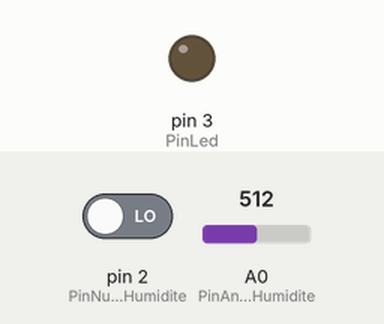
Recording of a sketch running on a simulated Arduino Uno, built with avr-gcc and run on an emulated ATmega328P. On the bench: output pins drawn as LEDs (lit = HIGH). The inputs (shaded band) are chosen by the test bench; at power-on: pin 2 (PinNumeriqueHumidite) LOW, A0 (PinAnalogiqueHumidite) = 512. What the sketch prints to the serial monitor is not drawn.

Above: at 1.2 s.
1.3 s: pin 2 (PinNumeriqueHumidite) driven HIGH
At 1.8 s:
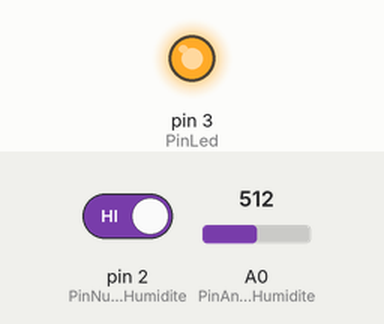
2.8 s: pin 2 (PinNumeriqueHumidite) driven LOW
At 3.5 s:
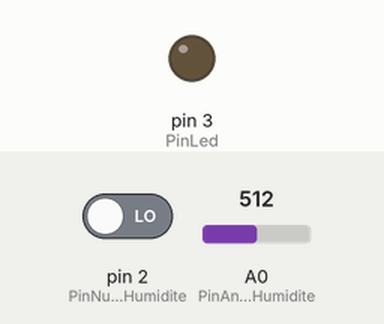
Timing chart, 0 to 5.8 s (numbered marks = the images above; inputs shaded):
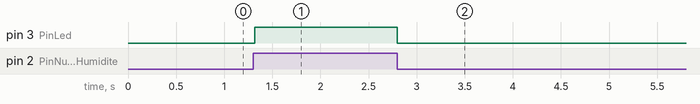

Measured:
- after the input at 1.3 s, pin 3 (PinLed): LOW → HIGH at once
- after the input at 2.8 s, pin 3 (PinLed): HIGH → LOW at once

The sketch:

issa_humSol.ino
```cpp
//****************************************************
// Mesure analogique et digitale de l'humidité du sol
// Avec le module Humidité Sol
//  TipTopboards.com
//  23 12 2013  demo_hsol
//****************************************************
// Brancher +V -> 5V et GND
// Sortie analogique du capteur -> A0 Arduino
// Sortie digitale du capteur -> pin 3 Arduino (avec seuil)

//On rajoute une LEd témoin sur pin 4

int PinAnalogiqueHumidite=0;       //Broche Analogique de mesure d'humidité
int PinNumeriqueHumidite=2;        //Broche Numérique mesure de l'humidité
int PinLed=3;    //LED témoin de seuil de  sécheresse


int hsol;  //Humidite su sol, mesure analogique
int secheresse;  //0 ou 1 si seuil atteint

void setup(){ // Initialisation
    Serial.begin(9600);  //Connection série à 9600 baud
    pinMode(PinAnalogiqueHumidite, INPUT);       //pin A0 en entrée analogique
    pinMode(PinNumeriqueHumidite, INPUT);  //pin 3 en entrée numérique
    pinMode(PinLed, OUTPUT);   //LED témoin
}

void loop() { //boucle principale
    hsol = analogRead(PinAnalogiqueHumidite); // Lit la tension analogique
    secheresse = digitalRead(PinNumeriqueHumidite);
    Serial.println(hsol); // afficher la mesure
    //Serial.print("  ");
    //Serial.println(secheresse);  //0 ou 1 si le seuil est dépassé
    if (secheresse==1)
      {
        digitalWrite(PinLed, HIGH);   // LED allumée
      }
      else {
      digitalWrite(PinLed, LOW);   // LED off
       }
    delay(20); //delai entre 2 mesures 20ms
}
```
